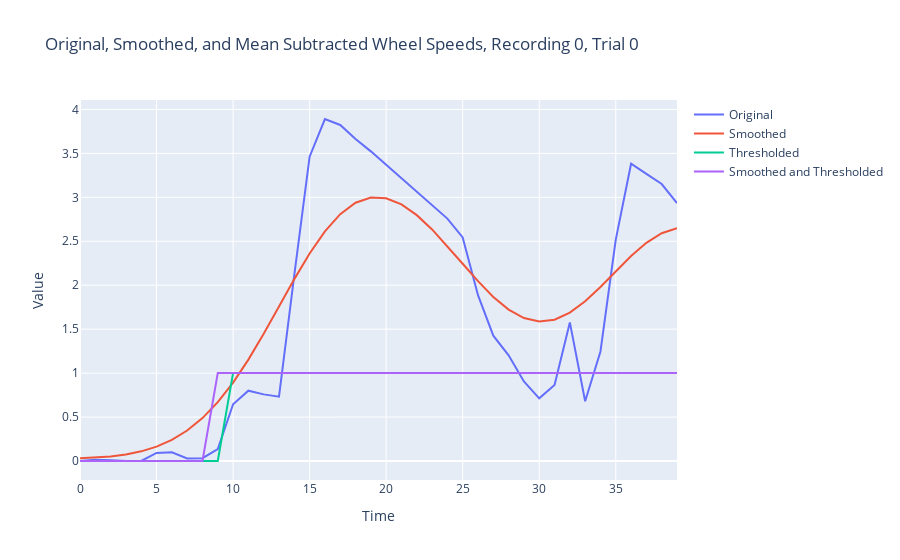
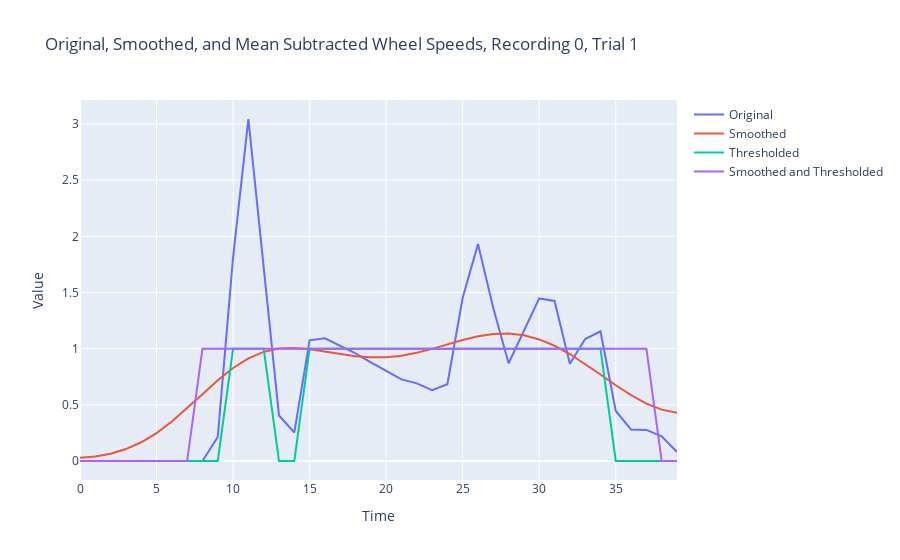
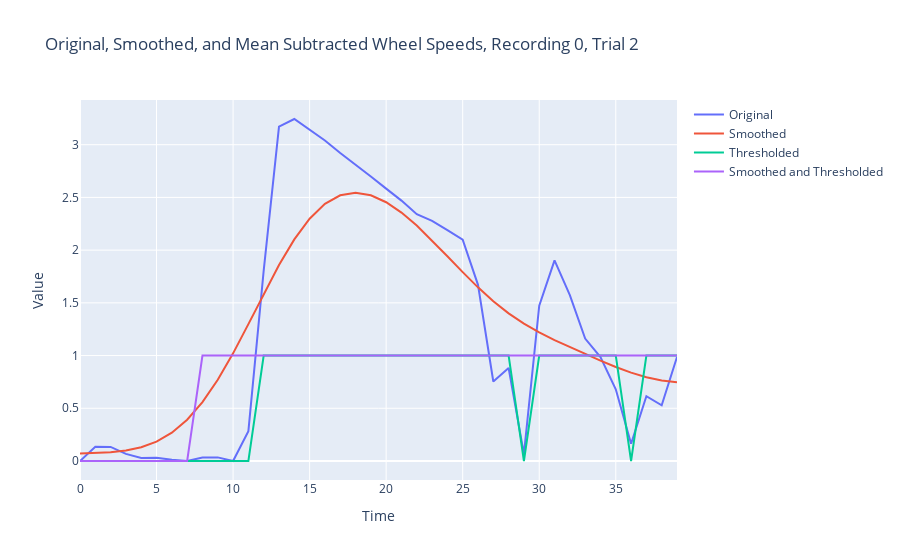

Notebook code for these charts, in order:
### Code cell
for t in range(3):
    fig = go.Figure()
    fig.add_trace(go.Scatter(y=Y_train_regular[0][t], name='Original'))
    fig.add_trace(go.Scatter(y=Y_train_smoothed[0][t], name='Smoothed'))
    fig.add_trace(go.Scatter(y=Y_train_thresholded[0][t], name='Thresholded'))
    fig.add_trace(go.Scatter(y=Y_train_smoothed_thresholded[0][t], name='Smoothed and Thresholded'))
    fig.update_layout(title=f'Original, Smoothed, and Mean Subtracted Wheel Speeds, Recording 0, Trial {t}', xaxis_title='Time', yaxis_title='Value')
    fig.show()

### Figure 1 — Plotly figure (JSON) as saved in the notebook; plotly's stock layout.template omitted (floating-point values rounded to 4 significant figures)
{"data": [{"name": "Original", "type": "scatter", "y": [0, 0.01422, 0.008824, 0, 0, 0.09205, 0.09845, 0.029, 0.03149, 0.1355, 0.6458, 0.8003, 0.7579, 0.732, 2.118, 3.463, 3.891, 3.823, 3.663, 3.523, 3.37, 3.218, 3.064, 2.905, 2.758, 2.545, 1.887, 1.426, 1.203, 0.9049, 0.713, 0.8641, 1.577, 0.6799, 1.246, 2.518, 3.382, 3.266, 3.151, 2.935]}, {"name": "Smoothed", "type": "scatter", "y": [0.02988, 0.03627, 0.0501, 0.07356, 0.11, 0.1639, 0.2408, 0.347, 0.4883, 0.6694, 0.892, 1.154, 1.447, 1.758, 2.069, 2.361, 2.613, 2.809, 2.939, 2.999, 2.99, 2.92, 2.797, 2.635, 2.446, 2.244, 2.046, 1.867, 1.723, 1.626, 1.587, 1.608, 1.688, 1.817, 1.98, 2.159, 2.333, 2.482, 2.592, 2.65]}, {"name": "Thresholded", "type": "scatter", "y": [0, 0, 0, 0, 0, 0, 0, 0, 0, 0, 1, 1, 1, 1, 1, 1, 1, 1, 1, 1, 1, 1, 1, 1, 1, 1, 1, 1, 1, 1, 1, 1, 1, 1, 1, 1, 1, 1, 1, 1]}, {"name": "Smoothed and Thresholded", "type": "scatter", "y": [0, 0, 0, 0, 0, 0, 0, 0, 0, 1, 1, 1, 1, 1, 1, 1, 1, 1, 1, 1, 1, 1, 1, 1, 1, 1, 1, 1, 1, 1, 1, 1, 1, 1, 1, 1, 1, 1, 1, 1]}], "layout": {"title": {"text": "Original, Smoothed, and Mean Subtracted Wheel Speeds, Recording 0, Trial 0"}, "xaxis": {"title": {"text": "Time"}}, "yaxis": {"title": {"text": "Value"}}}}

### Figure 2 — Plotly figure (JSON) as saved in the notebook; plotly's stock layout.template omitted (floating-point values rounded to 4 significant figures)
{"data": [{"name": "Original", "type": "scatter", "y": [0, 0, 0, 0, 0, 0, 0, 0, 0, 0.2143, 1.813, 3.044, 1.74, 0.4055, 0.2541, 1.074, 1.092, 1.022, 0.9578, 0.878, 0.7986, 0.7261, 0.6909, 0.6304, 0.684, 1.453, 1.932, 1.361, 0.8701, 1.153, 1.447, 1.425, 0.8652, 1.086, 1.155, 0.4452, 0.2798, 0.277, 0.2199, 0.07989]}, {"name": "Smoothed", "type": "scatter", "y": [0.02835, 0.03999, 0.06498, 0.1062, 0.1668, 0.2485, 0.3508, 0.469, 0.5952, 0.7185, 0.8278, 0.9139, 0.9717, 1.001, 1.007, 0.9949, 0.9742, 0.9517, 0.9332, 0.9232, 0.9243, 0.9378, 0.9632, 0.9981, 1.038, 1.078, 1.11, 1.131, 1.135, 1.119, 1.082, 1.026, 0.9522, 0.865, 0.7702, 0.6746, 0.5857, 0.5111, 0.4572, 0.429]}, {"name": "Thresholded", "type": "scatter", "y": [0, 0, 0, 0, 0, 0, 0, 0, 0, 0, 1, 1, 1, 0, 0, 1, 1, 1, 1, 1, 1, 1, 1, 1, 1, 1, 1, 1, 1, 1, 1, 1, 1, 1, 1, 0, 0, 0, 0, 0]}, {"name": "Smoothed and Thresholded", "type": "scatter", "y": [0, 0, 0, 0, 0, 0, 0, 0, 1, 1, 1, 1, 1, 1, 1, 1, 1, 1, 1, 1, 1, 1, 1, 1, 1, 1, 1, 1, 1, 1, 1, 1, 1, 1, 1, 1, 1, 1, 0, 0]}], "layout": {"title": {"text": "Original, Smoothed, and Mean Subtracted Wheel Speeds, Recording 0, Trial 1"}, "xaxis": {"title": {"text": "Time"}}, "yaxis": {"title": {"text": "Value"}}}}

### Figure 3 — Plotly figure (JSON) as saved in the notebook; plotly's stock layout.template omitted (floating-point values rounded to 4 significant figures)
{"data": [{"name": "Original", "type": "scatter", "y": [0, 0.1358, 0.1333, 0.06779, 0.02823, 0.03085, 0.01121, 0, 0.03408, 0.03434, 0, 0.2826, 1.806, 3.172, 3.244, 3.138, 3.04, 2.922, 2.814, 2.698, 2.583, 2.47, 2.341, 2.278, 2.19, 2.098, 1.671, 0.7542, 0.8823, 0.0653, 1.473, 1.903, 1.574, 1.161, 0.986, 0.6798, 0.1635, 0.6143, 0.5284, 0.9863]}, {"name": "Smoothed", "type": "scatter", "y": [0.07087, 0.07393, 0.08193, 0.09877, 0.1303, 0.1841, 0.2686, 0.3917, 0.5588, 0.7703, 1.021, 1.298, 1.584, 1.858, 2.102, 2.298, 2.439, 2.52, 2.545, 2.52, 2.454, 2.356, 2.233, 2.092, 1.943, 1.792, 1.647, 1.515, 1.4, 1.302, 1.22, 1.147, 1.08, 1.016, 0.9522, 0.8919, 0.8378, 0.7937, 0.7626, 0.7465]}, {"name": "Thresholded", "type": "scatter", "y": [0, 0, 0, 0, 0, 0, 0, 0, 0, 0, 0, 0, 1, 1, 1, 1, 1, 1, 1, 1, 1, 1, 1, 1, 1, 1, 1, 1, 1, 0, 1, 1, 1, 1, 1, 1, 0, 1, 1, 1]}, {"name": "Smoothed and Thresholded", "type": "scatter", "y": [0, 0, 0, 0, 0, 0, 0, 0, 1, 1, 1, 1, 1, 1, 1, 1, 1, 1, 1, 1, 1, 1, 1, 1, 1, 1, 1, 1, 1, 1, 1, 1, 1, 1, 1, 1, 1, 1, 1, 1]}], "layout": {"title": {"text": "Original, Smoothed, and Mean Subtracted Wheel Speeds, Recording 0, Trial 2"}, "xaxis": {"title": {"text": "Time"}}, "yaxis": {"title": {"text": "Value"}}}}
